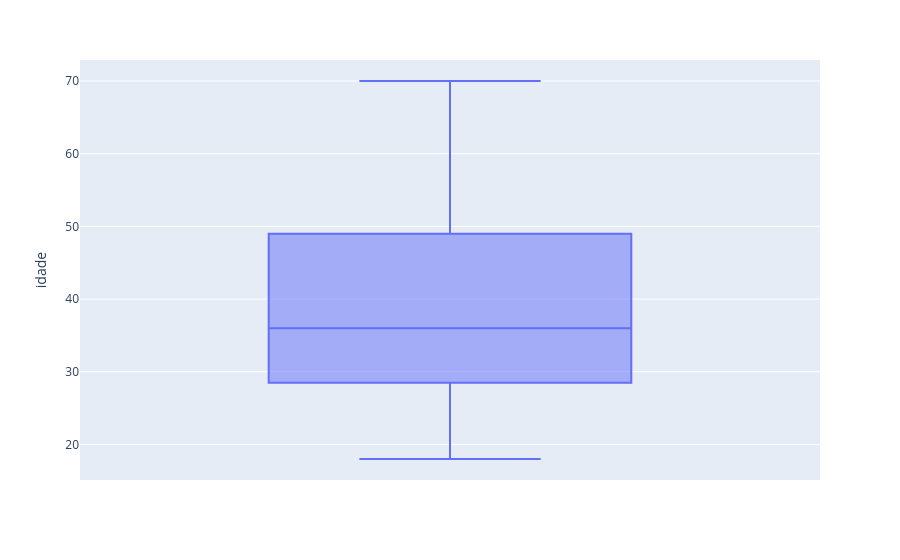

The notebook cell this image was saved under:
### Markdown cell above
**Idade**

### Code cell
boxplot = px.box(df, y="idade")
boxplot.show()

### Figure 1 — Plotly figure (JSON) as saved in the notebook; plotly's stock layout.template omitted (floating-point values rounded to 4 significant figures; data arrays with more than 128 entries replaced by an {"elided": "..."} marker saying what was removed)
{"data": [{"alignmentgroup": "True", "hovertemplate": "idade=%{y}<extra></extra>", "legendgroup": "", "marker": {"color": "#636efa"}, "name": "", "notched": false, "offsetgroup": "", "orientation": "v", "showlegend": false, "type": "box", "x0": " ", "xaxis": "x", "y": {"elided": "200 int values"}, "y0": " ", "yaxis": "y"}], "layout": {"boxmode": "group", "legend": {"tracegroupgap": 0}, "margin": {"t": 60}, "xaxis": {"anchor": "y", "domain": [0, 1]}, "yaxis": {"anchor": "x", "domain": [0, 1], "title": {"text": "idade"}}}}
